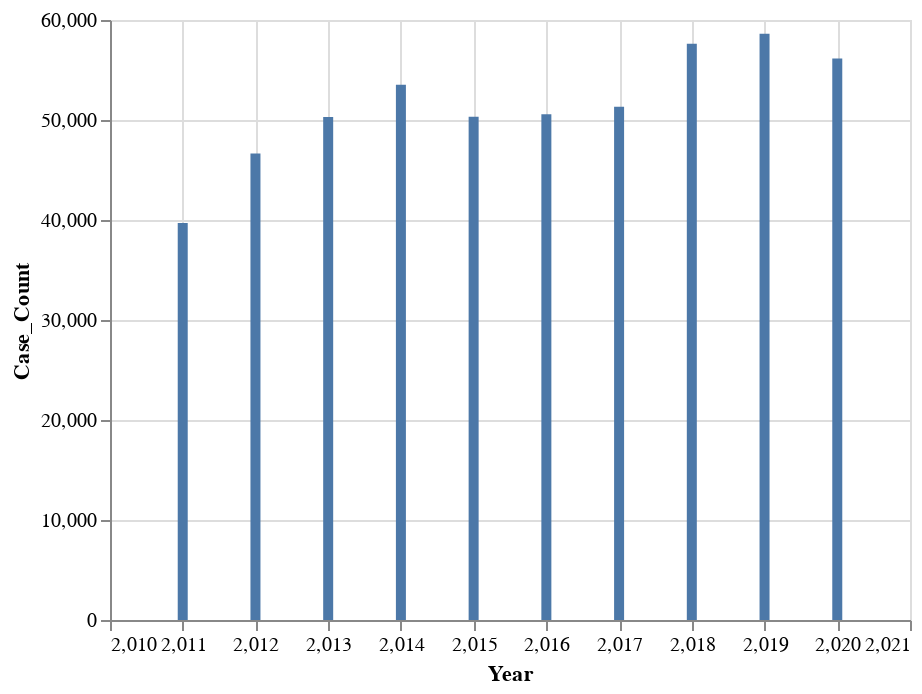

Source (notebook cell):
### Markdown cell above
#### Visualize

### Code cell
alt.Chart(annual_cases).mark_bar().encode(
    x='Year',
    y='Case_Count'
)

### Figure 1 — Vega-Lite specification as saved in the notebook (floating-point values rounded to 4 significant figures)
{"config": {"view": {"continuousWidth": 400, "continuousHeight": 300}}, "data": {"name": "data-0b59504952f4a0ab6cd81a300d9c0438"}, "mark": "bar", "encoding": {"x": {"type": "quantitative", "field": "Year"}, "y": {"type": "quantitative", "field": "Case_Count"}}, "$schema": "https://vega.github.io/schema/vega-lite/v4.8.1.json", "datasets": {"data-0b59504952f4a0ab6cd81a300d9c0438": [{"Year": 2011, "Case_Count": 39708}, {"Year": 2012, "Case_Count": 46643}, {"Year": 2013, "Case_Count": 50309}, {"Year": 2014, "Case_Count": 53531}, {"Year": 2015, "Case_Count": 50334}, {"Year": 2016, "Case_Count": 50573}, {"Year": 2017, "Case_Count": 51325}, {"Year": 2018, "Case_Count": 57636}, {"Year": 2019, "Case_Count": 58634}, {"Year": 2020, "Case_Count": 56144}]}}
